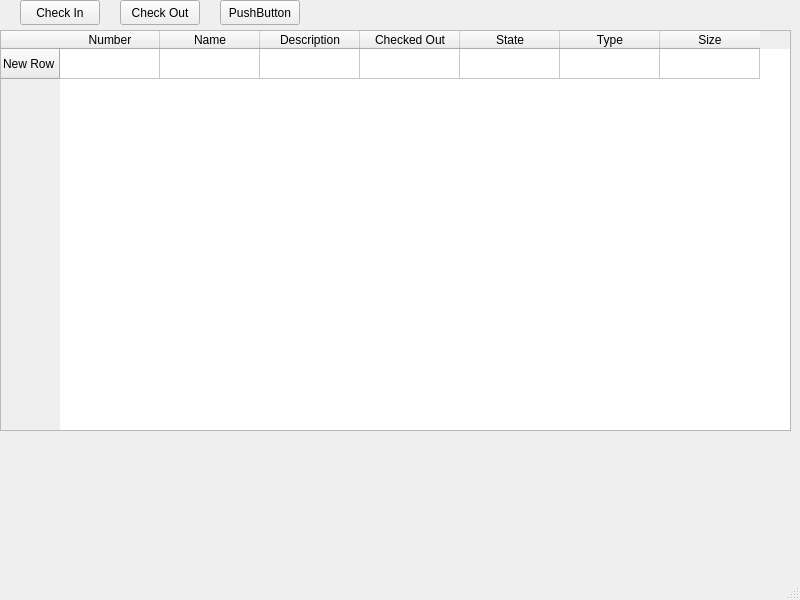
<?xml version="1.0" encoding="UTF-8"?>
<ui version="4.0">
 <class>MainWindow</class>
 <widget class="QMainWindow" name="MainWindow">
  <property name="geometry">
   <rect>
    <x>0</x>
    <y>0</y>
    <width>800</width>
    <height>600</height>
   </rect>
  </property>
  <property name="windowTitle">
   <string>MainWindow</string>
  </property>
  <widget class="QWidget" name="centralwidget">
   <widget class="QPushButton" name="pushButton">
    <property name="geometry">
     <rect>
      <x>20</x>
      <y>0</y>
      <width>80</width>
      <height>25</height>
     </rect>
    </property>
    <property name="text">
     <string>Check In</string>
    </property>
   </widget>
   <widget class="QPushButton" name="pushButton_2">
    <property name="geometry">
     <rect>
      <x>120</x>
      <y>0</y>
      <width>80</width>
      <height>25</height>
     </rect>
    </property>
    <property name="text">
     <string>Check Out</string>
    </property>
   </widget>
   <widget class="QPushButton" name="pushButton_3">
    <property name="geometry">
     <rect>
      <x>220</x>
      <y>0</y>
      <width>80</width>
      <height>25</height>
     </rect>
    </property>
    <property name="text">
     <string>PushButton</string>
    </property>
   </widget>
   <widget class="QTableWidget" name="tableWidget">
    <property name="geometry">
     <rect>
      <x>0</x>
      <y>30</y>
      <width>791</width>
      <height>401</height>
     </rect>
    </property>
    <row>
     <property name="text">
      <string>New Row</string>
     </property>
    </row>
    <column>
     <property name="text">
      <string>Number</string>
     </property>
    </column>
    <column>
     <property name="text">
      <string>Name</string>
     </property>
    </column>
    <column>
     <property name="text">
      <string>Description</string>
     </property>
    </column>
    <column>
     <property name="text">
      <string>Checked Out</string>
     </property>
    </column>
    <column>
     <property name="text">
      <string>State</string>
     </property>
    </column>
    <column>
     <property name="text">
      <string>Type</string>
     </property>
    </column>
    <column>
     <property name="text">
      <string>Size</string>
     </property>
    </column>
    <item row="0" column="0">
     <property name="text">
      <string/>
     </property>
    </item>
   </widget>
  </widget>
  <widget class="QMenuBar" name="menubar">
   <property name="geometry">
    <rect>
     <x>0</x>
     <y>0</y>
     <width>800</width>
     <height>22</height>
    </rect>
   </property>
  </widget>
  <widget class="QStatusBar" name="statusbar"/>
 </widget>
 <resources/>
 <connections/>
</ui>
